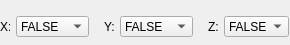
<?xml version="1.0" encoding="UTF-8"?>
<ui version="4.0">
  <class>MDIBOOLVECEDIT</class>
  <widget class="QWidget" name="MDIBOOLVECEDIT">
    <property name="geometry">
      <rect>
        <x>0</x>
        <y>0</y>
        <width>290</width>
        <height>45</height>
      </rect>
    </property>
    <property name="windowTitle">
      <string>MDIBOOLVECEDIT</string>
    </property>
    <widget class="QLabel" name="Label1">
      <property name="geometry">
        <rect>
          <x>0</x>
          <y>20</y>
          <width>10</width>
          <height>13</height>
        </rect>
      </property>
      <property name="windowTitle">
        <string>X:</string>
      </property>
      <property name="text">
        <string>X:</string>
      </property>
    </widget>
    <widget class="QLabel" name="Label2">
      <property name="geometry">
        <rect>
          <x>104</x>
          <y>20</y>
          <width>10</width>
          <height>13</height>
        </rect>
      </property>
      <property name="windowTitle">
        <string>Y:</string>
      </property>
      <property name="text">
        <string>Y:</string>
      </property>
    </widget>
    <widget class="QLabel" name="Label3">
      <property name="geometry">
        <rect>
          <x>208</x>
          <y>20</y>
          <width>10</width>
          <height>13</height>
        </rect>
      </property>
      <property name="windowTitle">
        <string>Z:</string>
      </property>
      <property name="text">
        <string>Z:</string>
      </property>
    </widget>
    <widget class="QComboBox" name="ComboBox1">
      <property name="geometry">
        <rect>
          <x>16</x>
          <y>16</y>
          <width>73</width>
          <height>21</height>
        </rect>
      </property>
      <item>
        <property name="text">
          <string>FALSE</string>
        </property>
      </item>
      <item>
        <property name="text">
          <string>TRUE</string>
        </property>
      </item>
    </widget>
    <widget class="QComboBox" name="ComboBox2">
      <property name="geometry">
        <rect>
          <x>120</x>
          <y>16</y>
          <width>73</width>
          <height>21</height>
        </rect>
      </property>
      <item>
        <property name="text">
          <string>FALSE</string>
        </property>
      </item>
      <item>
        <property name="text">
          <string>TRUE</string>
        </property>
      </item>
    </widget>
    <widget class="QComboBox" name="ComboBox3">
      <property name="geometry">
        <rect>
          <x>224</x>
          <y>16</y>
          <width>65</width>
          <height>21</height>
        </rect>
      </property>
      <item>
        <property name="text">
          <string>FALSE</string>
        </property>
      </item>
      <item>
        <property name="text">
          <string>TRUE</string>
        </property>
      </item>
    </widget>
  </widget>
  <resources/>
  <connections/>
</ui>
